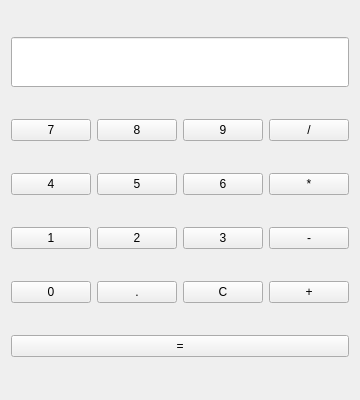
<?xml version="1.0" encoding="UTF-8"?>
<ui version="4.0">
 <class>Calculadora</class>
 <widget class="QWidget" name="Calculadora">
  <property name="geometry">
   <rect>
    <x>0</x>
    <y>0</y>
    <width>336</width>
    <height>400</height>
   </rect>
  </property>
  <property name="windowTitle">
   <string>Calculadora con PyQt6</string>
  </property>
  <layout class="QGridLayout" name="gridLayout">
   <item row="0" column="0" colspan="4">
    <widget class="QLineEdit" name="display">
     <property name="minimumSize">
      <size>
       <width>0</width>
       <height>50</height>
      </size>
     </property>
     <property name="readOnly">
      <bool>true</bool>
     </property>
    </widget>
   </item>
   <item row="1" column="0">
    <widget class="QPushButton" name="btn7">
     <property name="text">
      <string>7</string>
     </property>
    </widget>
   </item>
   <item row="1" column="1">
    <widget class="QPushButton" name="btn8">
     <property name="text">
      <string>8</string>
     </property>
    </widget>
   </item>
   <item row="1" column="2">
    <widget class="QPushButton" name="btn9">
     <property name="text">
      <string>9</string>
     </property>
    </widget>
   </item>
   <item row="1" column="3">
    <widget class="QPushButton" name="btnDiv">
     <property name="text">
      <string>/</string>
     </property>
    </widget>
   </item>
   <item row="2" column="0">
    <widget class="QPushButton" name="btn4">
     <property name="text">
      <string>4</string>
     </property>
    </widget>
   </item>
   <item row="2" column="1">
    <widget class="QPushButton" name="btn5">
     <property name="text">
      <string>5</string>
     </property>
    </widget>
   </item>
   <item row="2" column="2">
    <widget class="QPushButton" name="btn6">
     <property name="text">
      <string>6</string>
     </property>
    </widget>
   </item>
   <item row="2" column="3">
    <widget class="QPushButton" name="btnMul">
     <property name="text">
      <string>*</string>
     </property>
    </widget>
   </item>
   <item row="3" column="0">
    <widget class="QPushButton" name="btn1">
     <property name="text">
      <string>1</string>
     </property>
    </widget>
   </item>
   <item row="3" column="1">
    <widget class="QPushButton" name="btn2">
     <property name="text">
      <string>2</string>
     </property>
    </widget>
   </item>
   <item row="3" column="2">
    <widget class="QPushButton" name="btn3">
     <property name="text">
      <string>3</string>
     </property>
    </widget>
   </item>
   <item row="3" column="3">
    <widget class="QPushButton" name="btnSub">
     <property name="text">
      <string>-</string>
     </property>
    </widget>
   </item>
   <item row="4" column="0">
    <widget class="QPushButton" name="btn0">
     <property name="text">
      <string>0</string>
     </property>
    </widget>
   </item>
   <item row="4" column="1">
    <widget class="QPushButton" name="btnDot">
     <property name="text">
      <string>.</string>
     </property>
    </widget>
   </item>
   <item row="4" column="2">
    <widget class="QPushButton" name="btnC">
     <property name="text">
      <string>C</string>
     </property>
    </widget>
   </item>
   <item row="4" column="3">
    <widget class="QPushButton" name="btnAdd">
     <property name="text">
      <string>+</string>
     </property>
    </widget>
   </item>
   <item row="5" column="0" colspan="4">
    <widget class="QPushButton" name="btnEq">
     <property name="text">
      <string>=</string>
     </property>
    </widget>
   </item>
  </layout>
 </widget>
 <resources/>
 <connections/>
</ui>
